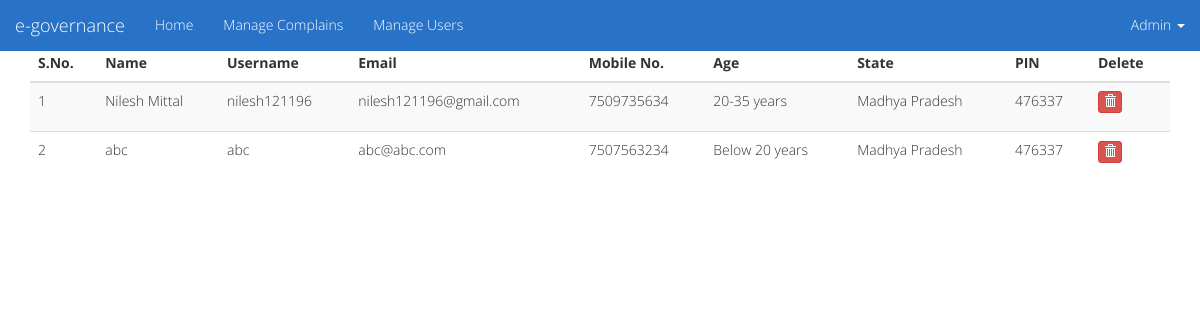
The page /manage_users.php (signed in) on the database its author committed.
### tables this page shows
CREATE TABLE `users` (
  `uid` int(11) NOT NULL,
  `username` varchar(40) NOT NULL,
  `email` varchar(40) NOT NULL,
  `password` varchar(40) NOT NULL,
  `name` varchar(40) NOT NULL,
  `state` varchar(40) NOT NULL,
  `pin` int(10) NOT NULL,
  `age` varchar(50) NOT NULL,
  `gender` varchar(10) NOT NULL,
  `education` varchar(50) NOT NULL,
  `mobile_no` bigint(10) NOT NULL,
  `date` date NOT NULL
);

### manage_users.php (the view, shortened to what this page needs)
<!DOCTYPE html>
<html>
<head>
	<link rel="stylesheet" href="https://maxcdn.bootstrapcdn.com/bootstrap/3.3.7/css/bootstrap.min.css">
	<link type="text/css" rel="stylesheet" href="css/mystyle.css" />
</head>
<body>
	<div class="navbar navbar-fixed-top">
		<div class="container-fluid">
			<div class="navbar-header">
				<a href="#" class="navbar-brand">e-governance</a>
			</div>
			<ul class="nav navbar-nav">
				<li><a href="admin_page.php">Home</a></li>
				<li><a href="complain_admin.php">Manage Complains</a></li>
				<li><a href="#">Manage Users</a></li>
			</ul>
			<ul class="nav navbar-nav navbar-right">
				<li class="dropdown"><a href="#" class="dropdown-toggle" data-toggle="dropdown">Admin <span class="caret"></span></a>
			</ul>
		</div>
	</div>
	<br /><br /><br />
	<div class="container">
	<?php
	include('includes/conn.php');
	$sql = "SELECT * FROM users";
	$run = mysqli_query($conn, $sql);
	echo "
		<table class='table table-hover table-striped'>
			<thead>
				<tr>
					<th>S.No.</th>
					<th>Name</th>
					<th>Username</th>
					<th>Email</th>
					<th>Mobile No.</th>
					<th>Age</th>
					<th>State</th>
					<th>PIN</th>
					<th>Delete</th>
				</tr>
			</thead>
			<tbody>
	";
	$count=1;
	while($rows = mysqli_fetch_assoc($run))
	{
		echo "
			<tr>
				<td>$count</td>
				<td>$rows[name]</td>
				<td>$rows[username]</td>
				<td>$rows[email]</td>
				<td>$rows[mobile_no]</td>
				<td>$rows[age]</td>
				<td>$rows[state]</td>
				<td>$rows[pin]</td>
				<td><p data-placement='top' data-toggle='tooltip' title='Delete'><a href='admin_page.php?del_id=$rows[uid]' class='btn btn-danger btn-xs'><span class='glyphicon glyphicon-trash'></span></a></p></td>
			</tr>
		";
		$count++;
	}
		echo "</tbody>
		</table>";
?>
	</div>
</body>
</html>

### css/mystyle.css (style rules this page uses)
body { font-family: "Open Sans"; font-size: 14px; font-weight: 200; line-height: 15px; }
.navbar { background-color: #2872C7; }
.navbar li a, .navbar .navbar-brand { color: #fff; }

### manage_users.php (style rules this page uses)
body { font-size: 14px; }

### rows shown on the page
users: name "Nilesh Mittal", username "nilesh121196", email "nilesh121196@gmail.com", mobile_no "7509735634", age "20-35 years", state "Madhya Pradesh", pin "476337"
users: name "abc", username "abc", email "abc@abc.com", mobile_no "7507563234", age "Below 20 years", state "Madhya Pradesh", pin "476337"
